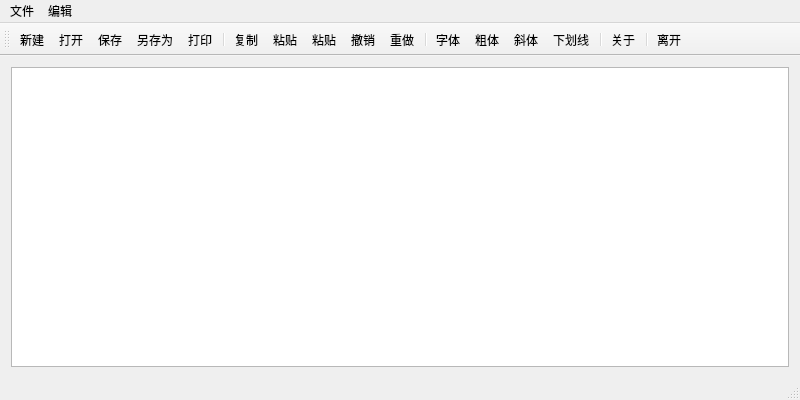
<?xml version="1.0" encoding="UTF-8"?>
<ui version="4.0">
 <class>Notepad</class>
 <widget class="QMainWindow" name="Notepad">
  <property name="geometry">
   <rect>
    <x>0</x>
    <y>0</y>
    <width>800</width>
    <height>400</height>
   </rect>
  </property>
  <property name="windowTitle">
   <string>Dasyatis 的文本编辑器</string>
  </property>
  <widget class="QWidget" name="centralWidget">
   <layout class="QVBoxLayout" name="verticalLayout">
    <item>
     <widget class="QTextEdit" name="textEdit"/>
    </item>
   </layout>
  </widget>
  <widget class="QMenuBar" name="menuBar">
   <property name="geometry">
    <rect>
     <x>0</x>
     <y>0</y>
     <width>800</width>
     <height>28</height>
    </rect>
   </property>
   <widget class="QMenu" name="menuFile">
    <property name="title">
     <string>文件</string>
    </property>
    <addaction name="actionNew"/>
    <addaction name="actionOpen"/>
    <addaction name="actionSave"/>
    <addaction name="actionSave_as"/>
    <addaction name="actionPrint"/>
    <addaction name="separator"/>
    <addaction name="actionExit"/>
   </widget>
   <widget class="QMenu" name="menuEdit">
    <property name="title">
     <string>编辑</string>
    </property>
    <addaction name="actionCopy"/>
    <addaction name="actionCut"/>
    <addaction name="actionPaste"/>
    <addaction name="separator"/>
    <addaction name="actionUndo"/>
    <addaction name="actionRedo"/>
    <addaction name="actionFont"/>
   </widget>
   <addaction name="menuFile"/>
   <addaction name="menuEdit"/>
  </widget>
  <widget class="QToolBar" name="mainToolBar">
   <attribute name="toolBarArea">
    <enum>TopToolBarArea</enum>
   </attribute>
   <attribute name="toolBarBreak">
    <bool>false</bool>
   </attribute>
   <addaction name="actionNew"/>
   <addaction name="actionOpen"/>
   <addaction name="actionSave"/>
   <addaction name="actionSave_as"/>
   <addaction name="actionPrint"/>
   <addaction name="separator"/>
   <addaction name="actionCopy"/>
   <addaction name="actionCut"/>
   <addaction name="actionPaste"/>
   <addaction name="actionUndo"/>
   <addaction name="actionRedo"/>
   <addaction name="separator"/>
   <addaction name="actionFont"/>
   <addaction name="actionBold"/>
   <addaction name="actionItalic"/>
   <addaction name="actionUnderline"/>
   <addaction name="separator"/>
   <addaction name="actionAbout"/>
   <addaction name="separator"/>
   <addaction name="actionExit"/>
  </widget>
  <widget class="QStatusBar" name="statusBar"/>
  <action name="actionNew">
   <property name="icon">
    <iconset resource="notepad.qrc">
     <normaloff>:/images/new.png</normaloff>:/images/new.png</iconset>
   </property>
   <property name="text">
    <string>新建</string>
   </property>
   <property name="toolTip">
    <string>新建</string>
   </property>
   <property name="shortcut">
    <string>Ctrl+N</string>
   </property>
  </action>
  <action name="actionOpen">
   <property name="icon">
    <iconset resource="notepad.qrc">
     <normaloff>:/images/open.png</normaloff>:/images/open.png</iconset>
   </property>
   <property name="text">
    <string>打开</string>
   </property>
   <property name="toolTip">
    <string>打开</string>
   </property>
   <property name="shortcut">
    <string>Ctrl+O</string>
   </property>
  </action>
  <action name="actionSave">
   <property name="icon">
    <iconset resource="notepad.qrc">
     <normaloff>:/images/save.png</normaloff>:/images/save.png</iconset>
   </property>
   <property name="text">
    <string>保存</string>
   </property>
   <property name="toolTip">
    <string>保存</string>
   </property>
   <property name="shortcut">
    <string>Ctrl+S</string>
   </property>
  </action>
  <action name="actionSave_as">
   <property name="icon">
    <iconset resource="notepad.qrc">
     <normaloff>:/images/save_as.png</normaloff>:/images/save_as.png</iconset>
   </property>
   <property name="text">
    <string>另存为</string>
   </property>
   <property name="toolTip">
    <string>另存为</string>
   </property>
   <property name="shortcut">
    <string>Alt+S</string>
   </property>
  </action>
  <action name="actionPrint">
   <property name="icon">
    <iconset resource="notepad.qrc">
     <normaloff>:/images/print.png</normaloff>:/images/print.png</iconset>
   </property>
   <property name="text">
    <string>打印</string>
   </property>
   <property name="toolTip">
    <string>打印</string>
   </property>
   <property name="shortcut">
    <string>Ctrl+P</string>
   </property>
  </action>
  <action name="actionExit">
   <property name="icon">
    <iconset theme="exit.png" resource="notepad.qrc">
     <normaloff>:/images/exit.png</normaloff>:/images/exit.png</iconset>
   </property>
   <property name="text">
    <string>离开</string>
   </property>
   <property name="toolTip">
    <string>离开</string>
   </property>
  </action>
  <action name="actionCopy">
   <property name="icon">
    <iconset resource="notepad.qrc">
     <normaloff>:/images/copy.png</normaloff>:/images/copy.png</iconset>
   </property>
   <property name="text">
    <string>复制</string>
   </property>
   <property name="shortcut">
    <string>Ctrl+C</string>
   </property>
  </action>
  <action name="actionCut">
   <property name="icon">
    <iconset resource="notepad.qrc">
     <normaloff>:/images/cut.png</normaloff>:/images/cut.png</iconset>
   </property>
   <property name="text">
    <string>粘贴</string>
   </property>
   <property name="shortcut">
    <string>Ctrl+X</string>
   </property>
  </action>
  <action name="actionPaste">
   <property name="icon">
    <iconset resource="notepad.qrc">
     <normaloff>:/images/paste.png</normaloff>:/images/paste.png</iconset>
   </property>
   <property name="text">
    <string>粘贴</string>
   </property>
   <property name="shortcut">
    <string>Ctrl+V</string>
   </property>
  </action>
  <action name="actionUndo">
   <property name="icon">
    <iconset resource="notepad.qrc">
     <normaloff>:/images/edit_undo.png</normaloff>:/images/edit_undo.png</iconset>
   </property>
   <property name="text">
    <string>撤销</string>
   </property>
   <property name="shortcut">
    <string>Ctrl+Z</string>
   </property>
  </action>
  <action name="actionRedo">
   <property name="icon">
    <iconset resource="notepad.qrc">
     <normaloff>:/images/edit_redo.png</normaloff>:/images/edit_redo.png</iconset>
   </property>
   <property name="text">
    <string>重做</string>
   </property>
   <property name="shortcut">
    <string>Ctrl+Y</string>
   </property>
  </action>
  <action name="actionFont">
   <property name="icon">
    <iconset resource="notepad.qrc">
     <normaloff>:/images/font.png</normaloff>:/images/font.png</iconset>
   </property>
   <property name="text">
    <string>字体</string>
   </property>
   <property name="shortcut">
    <string>Ctrl+F</string>
   </property>
  </action>
  <action name="actionItalic">
   <property name="checkable">
    <bool>true</bool>
   </property>
   <property name="icon">
    <iconset resource="notepad.qrc">
     <normaloff>:/images/italic.png</normaloff>:/images/italic.png</iconset>
   </property>
   <property name="text">
    <string>斜体</string>
   </property>
   <property name="toolTip">
    <string>斜体</string>
   </property>
   <property name="shortcut">
    <string>Ctrl+I</string>
   </property>
  </action>
  <action name="actionBold">
   <property name="checkable">
    <bool>true</bool>
   </property>
   <property name="icon">
    <iconset resource="notepad.qrc">
     <normaloff>:/images/bold.png</normaloff>:/images/bold.png</iconset>
   </property>
   <property name="text">
    <string>粗体</string>
   </property>
   <property name="toolTip">
    <string>粗体</string>
   </property>
   <property name="shortcut">
    <string>Ctrl+B</string>
   </property>
  </action>
  <action name="actionUnderline">
   <property name="checkable">
    <bool>true</bool>
   </property>
   <property name="icon">
    <iconset resource="notepad.qrc">
     <normaloff>:/images/underline.png</normaloff>:/images/underline.png</iconset>
   </property>
   <property name="text">
    <string>下划线</string>
   </property>
   <property name="toolTip">
    <string>下划线</string>
   </property>
   <property name="shortcut">
    <string>Ctrl+U</string>
   </property>
  </action>
  <action name="actionAbout">
   <property name="icon">
    <iconset resource="notepad.qrc">
     <normaloff>:/images/info.png</normaloff>:/images/info.png</iconset>
   </property>
   <property name="text">
    <string>关于</string>
   </property>
   <property name="toolTip">
    <string>关于</string>
   </property>
  </action>
 </widget>
 <layoutdefault spacing="6" margin="11"/>
 <resources>
  <include location="notepad.qrc"/>
 </resources>
 <connections/>
</ui>
